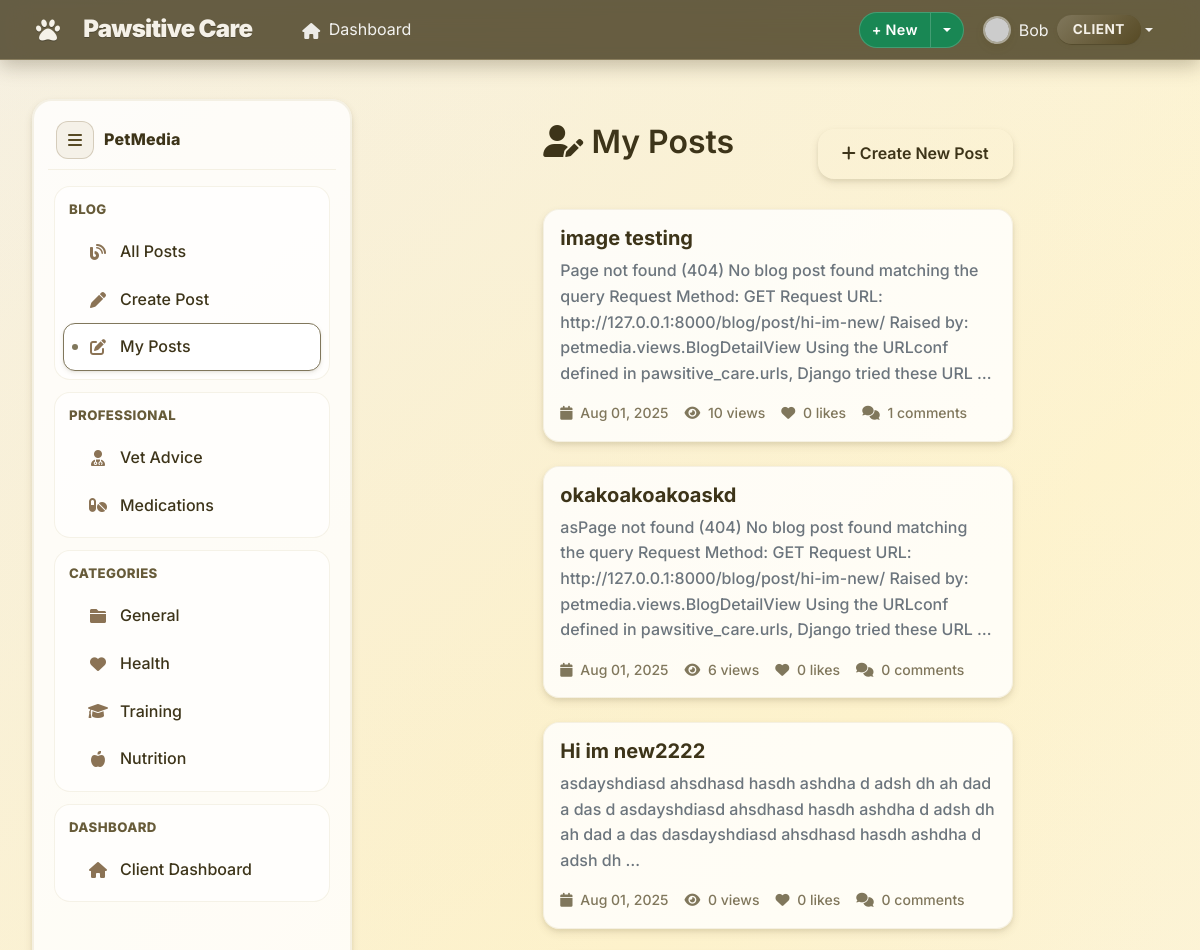
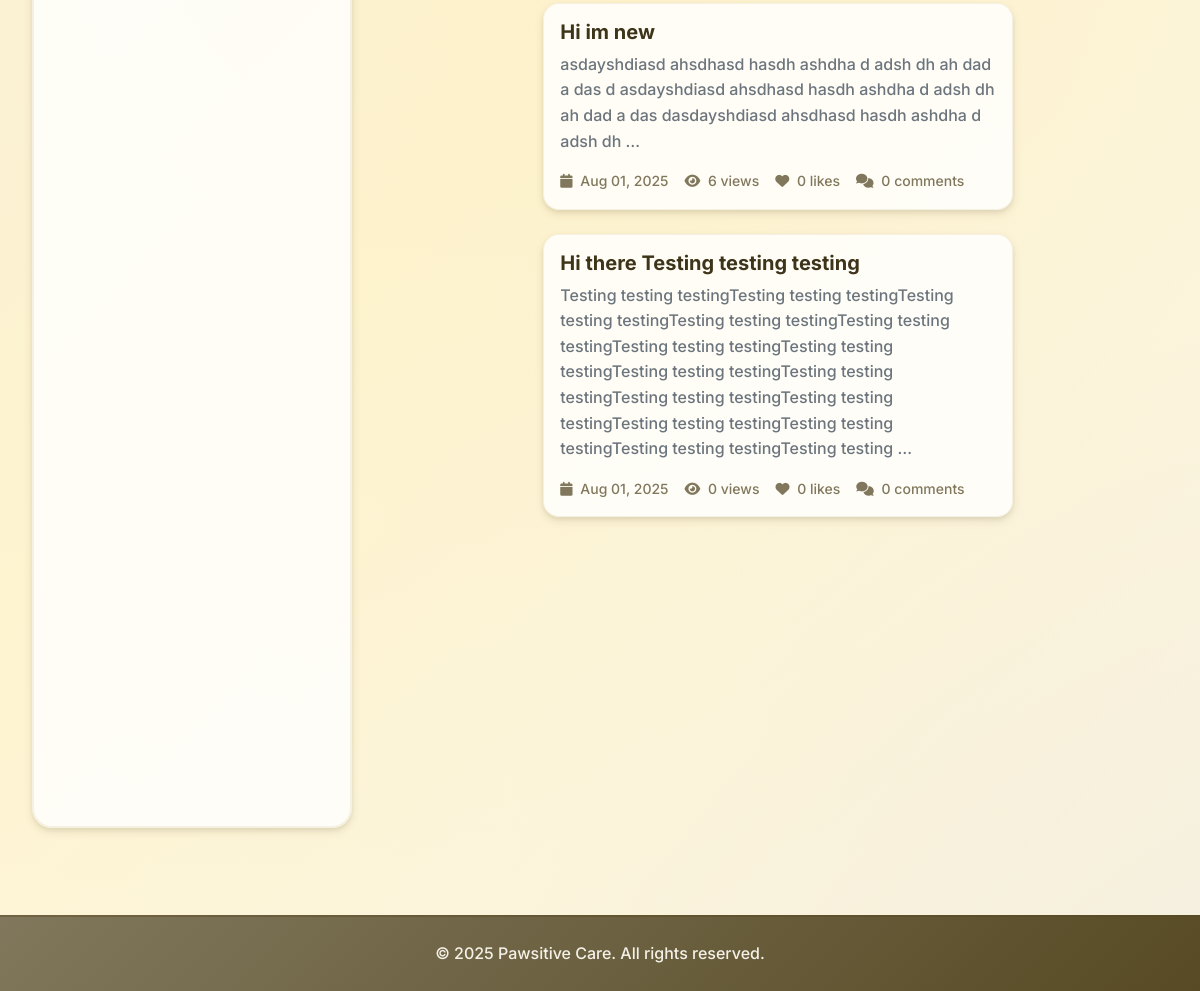
/blog/my-posts/ (signed in), run on the app's committed database (2 pictures, top to bottom).
### accounts/models.py (models this page shows, shortened)
class CustomUser(AbstractUser):
    ROLE_CHOICES = [
        ('admin', 'Admin'),
        ('vet', 'Veterinarian'),
        ('staff', 'Staff'),
        ('client', 'Client'),
    ]
    phone = models.CharField(max_length=20, blank=False)
    address = models.TextField(blank=False)
    role = models.CharField(max_length=10, choices=ROLE_CHOICES, default='client')
    def is_admin(self):
        return self.role == 'admin'
    def is_vet(self):
        return self.role == 'vet'
    def is_staff_member(self):
        return self.role == 'staff'

### petmedia/models.py (models this page shows, shortened)
class BlogPost(models.Model):
    id = models.UUIDField(primary_key=True, default=uuid.uuid4, editable=False)
    title = models.CharField(
        max_length=200,
        validators=[MinLengthValidator(5)],
        help_text="Blog post title"
    )
    content = models.TextField(
        validators=[MinLengthValidator(50)],
        help_text="Full blog post content"
    )
    excerpt = models.TextField(
        max_length=300,
        help_text="Short excerpt for previews"
    )
    author = models.ForeignKey(User, on_delete=models.CASCADE, related_name='blog_posts')
    category = models.ForeignKey(BlogCategory, on_delete=models.SET_NULL, null=True)
    related_pet = models.ForeignKey(
        Pet,
        on_delete=models.SET_NULL,
        null=True,
        blank=True,
        help_text="Pet this post is about (optional)"
    )
    is_professional_advice = models.BooleanField(
        default=False,
        help_text="Is this professional veterinary advice?"
    )
    medical_disclaimer = models.TextField(
        blank=True,
        help_text="Medical disclaimer for professional posts"
    )
    medication_name = models.CharField(
        max_length=100,
        blank=True,
        help_text="Name of medication discussed"
    )
    dosage_info = models.TextField(
        blank=True,
        help_text="Dosage information (for reference only)"
    )
    side_effects = models.TextField(
        blank=True,
        help_text="Known side effects"
    )
    slug = models.SlugField(max_length=250, unique=True, blank=True)
    meta_description = models.CharField(max_length=160, blank=True)
    featured_image = models.ImageField(
        upload_to='blog_images/',
        blank=True,
        null=True
    )
    is_published = models.BooleanField(default=True)
    is_featured = models.BooleanField(default=False)
    views_count = models.PositiveIntegerField(default=0)
    likes_count = models.PositiveIntegerField(default=0)
    created_at = models.DateTimeField(auto_now_add=True)
    updated_at = models.DateTimeField(auto_now=True)
    published_at = models.DateTimeField(null=True, blank=True)
    class Meta:
        ordering = ['-created_at']

### petmedia/views.py (the view)
# urls.py: path('my-posts/', views.UserPostsView.as_view(), name='user_posts'),
class UserPostsView(LoginRequiredMixin, ListView):
    template_name = 'petmedia/user_posts.html'
    context_object_name = 'posts'
    paginate_by = 10
    def get_queryset(self):
        return repo_manager.posts.get_by_author(self.request.user).order_by('-created_at')

### petmedia/context_processors.py (called while the page is built)
def recent_blog_posts(request):
    try:
        recent_posts = repo_manager.posts.get_recent_posts(limit=3)
        return {'recent_blog_posts': recent_posts}
    except Exception:
        return {'recent_blog_posts': []}

def blog_stats(request):
    try:
        if request.user.is_authenticated:
            user_posts_count = repo_manager.posts.get_by_author(request.user).count()
            return {'user_blog_posts_count': user_posts_count}
        return {'user_blog_posts_count': 0}
    except Exception:
        return {'user_blog_posts_count': 0}

### petmedia/patterns/repository.py (called while the page is built)
    def get_by_author(self, author: 'User') -> QuerySet['BlogPost']:
        return self.model.objects.filter(
            author=author
        ).select_related('category', 'related_pet')

    def get_recent_posts(self, limit: int = 10) -> QuerySet['BlogPost']:
        return self.model.objects.filter(
            is_published=True
        ).order_by('-created_at')[:limit].select_related('author', 'category', 'related_pet')

    @property
    def posts(self) -> BlogPostRepository:
        if self._post_repo is None:
            self._post_repo = BlogPostRepository()
        return self._post_repo

### petmedia/templates/petmedia/user_posts.html (shortened to what this page needs)
{% extends 'accounts/base.html' %}
{% load static %}
{% block content %}
<div class="app-shell">
  {% include 'petmedia/includes/sidebar.html' %}
  <main class="app-main">
    <div class="container mt-4">
      <div class="row">
        <div class="col-md-8 mx-auto">
          <div class="d-flex justify-content-between align-items-center mb-4">
            <h2 class="page-header"><i class="fas fa-user-edit"></i> My Posts</h2>
            <a href="{% url 'petmedia:create_post' %}" class="btn-primary-custom">
              <i class="fas fa-plus"></i> Create New Post
            </a>
          </div>
          {% if posts %}
          {% for post in posts %}
          <div class="user-post">
            <div class="card-body">
              <div class="d-flex justify-content-between align-items-start">
                <div class="flex-grow-1">
                  <h5 class="card-title">
                    <a href="{% url 'petmedia:blog_detail' slug=post.slug %}" class="post-title">
                      {{ post.title }}
                    </a>
                  </h5>
                  <p class="card-text text-muted">
                    {{ post.content|truncatewords:30 }}
                  </p>
                  <div class="d-flex align-items-center post-meta">
                    <span class="me-3">
                      <i class="fas fa-calendar"></i>
                      {{ post.created_at|date:"M d, Y" }}
                    </span>
                    <span class="me-3">
                      <i class="fas fa-eye"></i>
                      {{ post.views_count }} views
                    </span>
                    <span class="me-3">
                      <i class="fas fa-heart"></i>
                      {{ post.likes.count }} likes
                    </span>
                    <span>
                      <i class="fas fa-comments"></i>
                      {{ post.comments.count }} comments
                    </span>
                  </div>
                </div>
              </div>
            </div>
          </div>
          {% endfor %}
          {% endif %}
        </div>
      </div>
    </div>
  </main>
</div>
{% endblock %}

### accounts/templates/accounts/base.html (shortened to what this page needs)
<!DOCTYPE html>
<html lang="en">
<head>
  <link href="https://cdn.jsdelivr.net/npm/bootstrap@5.1.3/dist/css/bootstrap.min.css" rel="stylesheet">
  <link href="https://cdnjs.cloudflare.com/ajax/libs/font-awesome/6.0.0/css/all.min.css" rel="stylesheet">
  {% load static %}
  <link rel="stylesheet" href="{% static 'style.css' %}">
</head>
<body>
  <nav class="navbar navbar-expand-lg navbar-dark app-navbar">
    <div class="container nav-inner">
      <a class="navbar-brand d-flex align-items-center" href="{% url 'accounts:client_dashboard' %}">
        <i class="fas fa-paw me-2"></i><span>Pawsitive Care</span>
      </a>
      <div class="collapse navbar-collapse" id="navbarNav">
        <ul class="navbar-nav me-2">
          {% if user.is_authenticated %}
          <li class="nav-item">
            <a class="nav-link {% if request.resolver_match.url_name == 'client_dashboard' %}active{% endif %}" href="{% url 'accounts:client_dashboard' %}">
              <i class="fas fa-home me-1"></i> Dashboard
            </a>
          </li>
          {% endif %}
        </ul>
        <div class="d-flex align-items-center gap-2 ms-auto">
          {% if user.is_authenticated %}
          <div class="btn-group">
            <button class="btn btn-success btn-sm" type="button">+ New</button>
            <button class="btn btn-success btn-sm dropdown-toggle dropdown-toggle-split" type="button" data-bs-toggle="dropdown" aria-expanded="false" aria-label="Toggle quick create"></button>
          </div>
          <div class="dropdown">
            <a class="nav-link dropdown-toggle d-flex align-items-center" href="#" id="navbarDropdown" role="button" data-bs-toggle="dropdown" aria-expanded="false">
              <img class="avatar me-2" src="https://api.dicebear.com/7.x/identicon/svg?seed={{ user.username }}" alt="Avatar">
              <span class="me-2">
                {{ user.first_name|default:user.username }}</span>
              <span class="badge badge-secondary role-badge">
                {{ user.get_role_display }}</span>
            </a>
          </div>
          {% endif %}
        </div>
      </div>
    </div>
  </nav>
  <main class="page-main my-4">
    {% block content %}{% endblock %}
  </main>
  <footer class="mt-5 py-4">
    <div class="container text-center">
      <p class="mb-0">&copy; {% now "Y" %} Pawsitive Care. All rights reserved.</p>
    </div>
  </footer>
</body>
</html>

### petmedia/templates/petmedia/user_posts.html (style rules this page uses)
.user-post { background: var(--surface-card); border: 1px solid var(--border-light); border-radius: var(--radius-lg); box-shadow: var(--shadow-md); backdrop-filter: blur(10px); transition: all var(--transition-normal); margin-bottom: 1.5rem; }
.post-title { color: var(--text-primary); font-weight: 700; text-decoration: none; transition: color var(--transition-fast); }
.post-meta { color: var(--text-muted); font-size: 0.875rem; }
.post-meta i { color: var(--accent-sand); margin-right: 0.25rem; }
.btn-primary-custom { background: linear-gradient(135deg, var(--primary-sand) 0%, var(--secondary-gold) 100%); color: var(--text-primary); border: 1px solid var(--border-accent); padding: 0.75rem 1.5rem; border-radius: var(--radius-lg); font-weight: 600; transition: all var(--transition-normal); box-shadow: var(--shadow-md); text-decoration: none; }
.page-header { color: var(--text-primary); margin-bottom: 1.5rem; }
.page-header i { color: var(--accent-sand); }

### data on the page
CustomUser: first_name "Bob", role "CLIENT"
BlogPost: title "image testing", content "Page not found (404) No blog post found matching the query Request Method: GET Request URL: http://127.0.0.1:8000/blog/post/hi-im-new/ Raised by: petmedia.views.BlogDetailView Using the URLconf defined in pawsitive_care.urls, Django tried these URL …", created_at "Aug 01, 2025", views_count "10", likes.count "0", comments.count "1"
BlogPost: title "okakoakoakoaskd", content "asPage not found (404) No blog post found matching the query Request Method: GET Request URL: http://127.0.0.1:8000/blog/post/hi-im-new/ Raised by: petmedia.views.BlogDetailView Using the URLconf defined in pawsitive_care.urls, Django tried these URL …", created_at "Aug 01, 2025", views_count "6", likes.count "0", comments.count "0"
BlogPost: title "Hi im new2222", content "asdayshdiasd ahsdhasd hasdh ashdha d adsh dh ah dad a das d asdayshdiasd ahsdhasd hasdh ashdha d adsh dh ah dad a das dasdayshdiasd ahsdhasd hasdh ashdha d adsh dh …", created_at "Aug 01, 2025", views_count "0", likes.count "0", comments.count "0"
BlogPost: title "Hi im new", content "asdayshdiasd ahsdhasd hasdh ashdha d adsh dh ah dad a das d asdayshdiasd ahsdhasd hasdh ashdha d adsh dh ah dad a das dasdayshdiasd ahsdhasd hasdh ashdha d adsh dh …", created_at "Aug 01, 2025", views_count "6", likes.count "0", comments.count "0"
BlogPost: title "Hi there Testing testing testing", content "Testing testing testingTesting testing testingTesting testing testingTesting testing testingTesting testing testingTesting testing testingTesting testing testingTesting testing testingTesting testing testingTesting testing testingTesting testing testingTesting testing testingTesting testing testingTesting testing testingTesting testing …", created_at "Aug 01, 2025", views_count "0", likes.count "0", comments.count "0"
